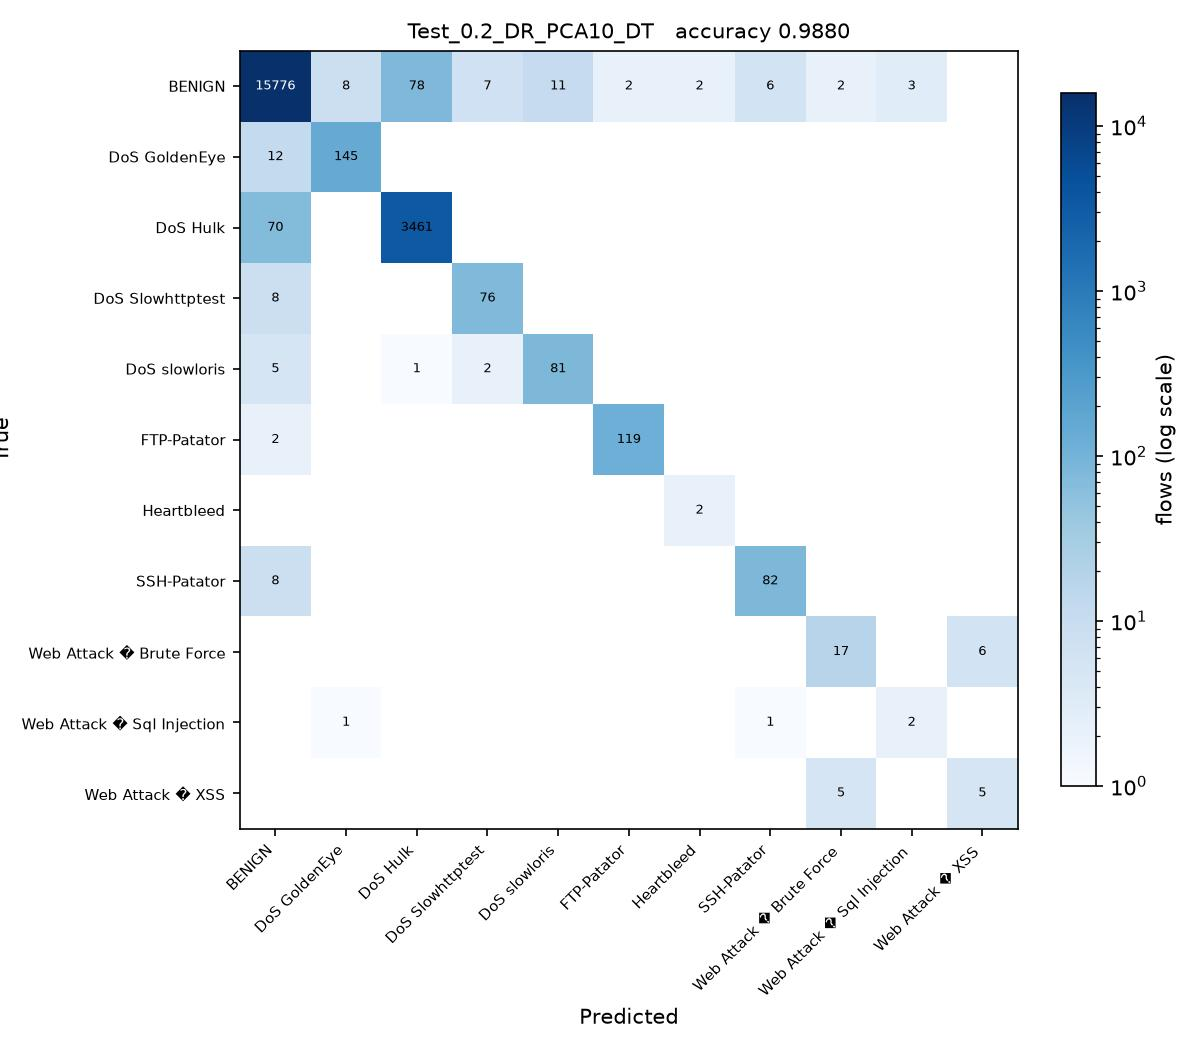

The Python source for this figure:
# Test_0.2_DR_PCA10_DT.py
#
# Test size 0.2  |  PCA, 10 components  |  Decision Tree (sheet #6)
#
# This is SGDC_60_40.py with the changes marked CHANGE below and nothing else.

import os
from pathlib import Path

# CHANGE 1: find the folder holding the three CSV files and run from there, so
# the plain file names below resolve no matter where this script is started
# from or how deeply it sits inside the project folder.
HERE = Path(__file__).resolve().parent
for PROJECT in [HERE, *HERE.parents]:
    if (PROJECT / 'Tuesday-WorkingHours.pcap_ISCX.csv').exists():
        os.chdir(PROJECT)
        break
else:
    raise SystemExit('Put this folder inside the folder that holds the three '
                     'CIC-IDS2017 CSV files, then run the script again.')
import numpy as np
import pandas as pd

df1 = pd.read_csv('Tuesday-WorkingHours.pcap_ISCX.csv', low_memory=True)
df2 = pd.read_csv('Wednesday-workingHours.pcap_ISCX.csv', low_memory=True)
df3 = pd.read_csv('Thursday-WorkingHours-Morning-WebAttacks.pcap_ISCX.csv', low_memory=True)

dataset = pd.concat([df1, df2, df3], ignore_index=True)

dataset.columns = dataset.columns.str.strip()

# CHANGE 2: a stratified sample of 100000 flows, the same for every run. An RBF
# SVM on all 1.3 million flows would take about an hour per script.
# At least 50 flows of every class are kept.
label = dataset.columns[-1]
dataset = pd.concat(
    [g.sample(n=min(len(g), max(50, round(100000 * len(g) / len(dataset)))), random_state=0)
     for _, g in dataset.groupby(label)],
    ignore_index=True
)

X = dataset.iloc[:, :-1]
y = dataset.iloc[:, -1]

X = X.apply(pd.to_numeric, errors='coerce')

X.replace([np.inf, -np.inf], np.nan, inplace=True)

from sklearn.impute import SimpleImputer

imputer = SimpleImputer(missing_values=np.nan, strategy='mean')
X = imputer.fit_transform(X)

from sklearn.preprocessing import LabelEncoder

labelencoder_y = LabelEncoder()
y = labelencoder_y.fit_transform(y)

from sklearn.model_selection import train_test_split

X_train, X_test, y_train, y_test = train_test_split(
    X,
    y,
    test_size=0.2,   # CHANGE 3: test size
    random_state=0,
    stratify=y
)

# CHANGE 4: PCA, from PCA_LDA_KErnel_PCA_CODE.pdf (fit only on training data)
from sklearn.decomposition import PCA

pca = PCA(n_components=10)
X_train = pca.fit_transform(X_train)
X_test = pca.transform(X_test)

# CHANGE 5: Decision Tree (sheet #6) in place of SGDClassifier
from sklearn.tree import DecisionTreeClassifier

classifier = DecisionTreeClassifier(
    criterion='entropy',
    random_state=0
)

classifier.fit(X_train, y_train)

y_pred = classifier.predict(X_test) 

from sklearn.metrics import confusion_matrix
from sklearn.metrics import accuracy_score
from sklearn.metrics import precision_score
from sklearn.metrics import recall_score
from sklearn.metrics import f1_score
from sklearn.metrics import classification_report

cm = confusion_matrix(y_test, y_pred)

print("Confusion Matrix:\n")
print(cm)

print("\nAccuracy : {:.4f}".format(accuracy_score(y_test, y_pred)))
print("\nPrecision : {:.4f}".format(precision_score(y_test, y_pred, average='weighted')))
print("\nRecall : {:.4f}".format(recall_score(y_test, y_pred, average='weighted')))
print("\nF1 Score : {:.4f}".format(f1_score(y_test, y_pred, average='weighted')))

print("\nClassification Report:\n")
print(classification_report(y_test, y_pred))

# CHANGE 6: save the confusion matrix as Test_0.2_DR_PCA10_DT.jpg and record the result
import matplotlib
matplotlib.use('Agg')
import matplotlib.pyplot as plt
from matplotlib.colors import LogNorm

here = HERE                     # the folder this script sits in
names = [str(c) for c in labelencoder_y.classes_]
fig, ax = plt.subplots(figsize=(8, 7))
im = ax.imshow(cm, cmap='Blues', norm=LogNorm(vmin=1))
ax.set_xticks(range(len(names)), names, rotation=45, ha='right', fontsize=7)
ax.set_yticks(range(len(names)), names, fontsize=7)
ax.set_xlabel('Predicted')
ax.set_ylabel('True')
ax.set_title('Test_0.2_DR_PCA10_DT   accuracy {:.4f}'.format(accuracy_score(y_test, y_pred)), fontsize=10)
for i in range(cm.shape[0]):
    for j in range(cm.shape[1]):
        if cm[i, j]:
            ax.text(j, i, cm[i, j], ha='center', va='center', fontsize=6,
                    color='white' if cm[i, j] > cm.max() / 3 else 'black')
fig.colorbar(im, ax=ax, fraction=0.04, label='flows (log scale)')
fig.tight_layout()
fig.savefig(here / 'Test_0.2_DR_PCA10_DT.jpg', dpi=150)
plt.close(fig)

row = pd.DataFrame([{
    'Test': 0.2, 'DR': 'PCA10', 'Clas': 'DT',
    'Acc': round(accuracy_score(y_test, y_pred), 4),
    'Pre': round(precision_score(y_test, y_pred, average='weighted'), 4),
    'Rec': round(recall_score(y_test, y_pred, average='weighted'), 4),
    'F1': round(f1_score(y_test, y_pred, average='weighted'), 4),
    'script': 'Test_0.2_DR_PCA10_DT',
}])
out = PROJECT / 'results' / '75_runs_pca.csv'
out.parent.mkdir(exist_ok=True)
if out.exists():
    old = pd.read_csv(out)
    row = pd.concat([old[old['script'] != 'Test_0.2_DR_PCA10_DT'], row], ignore_index=True)
row.to_csv(out, index=False)
